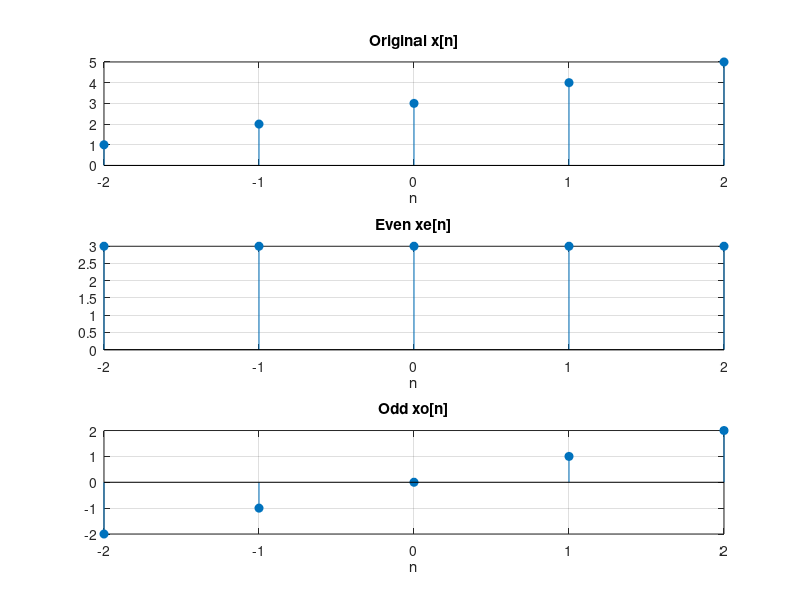

MATLAB code for this plot:
x = [1 2 3 4 5];
n = -2:2;                     

x_flip = fliplr(x);           % x[-n]
xe = (x + x_flip)/2;          % Even part
xo = (x - x_flip)/2;          % Odd part

figure;
subplot(3,1,1); stem(n,x,'filled');  title('Original x[n]'); xlabel('n'); grid on;
subplot(3,1,2); stem(n,xe,'filled'); title('Even xe[n]');    xlabel('n'); grid on;
subplot(3,1,3); stem(n,xo,'filled'); title('Odd xo[n]');     xlabel('n'); grid on;

disp('Check x = xe + xo:'); disp(xe + xo);   % = x 
